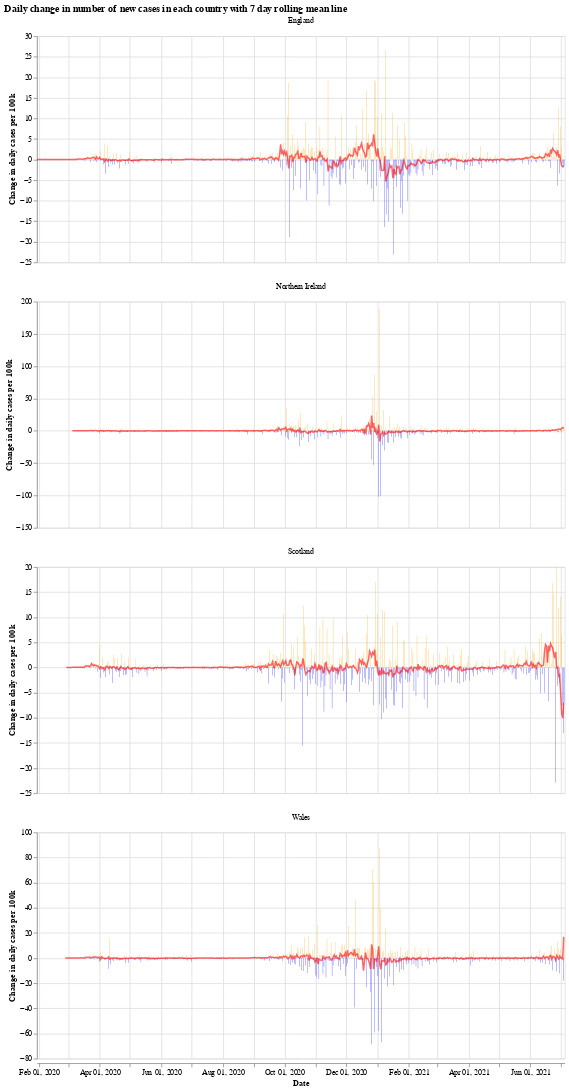

Notebook code for this chart:
### Markdown cell above
We will use the Python library `Altair` for visualising the data, see the [altair docs](https://altair-viz.github.io/) for more information.

First we have a graph which shows the daily change in the number of new cases for each country. This number jumps up and down all over the place, which is likely due to delay in reporting of new cases over the weekend. Another interesting thing is that it looks like the daily cases in Wales experienced a much shorter period of calm over the summer (calm in the sense of daily cases not jumping up and down).

The orange bars are days when the number of new cases (per 100k population) was more than the previous day, while the blue are days when the number of new cases dropped. The red line is the 7 day moving average. 

When the moving average line is below 0, it means that there is a consistent drop in new cases. We can see this clearly happening around the times that lockdowns were introduced (though, to varying degrees). I will update the graphs soon with a marker of when each lockdown started.

### Code cell
# collapse
import altair as alt

bars = alt.Chart(uk_cases).mark_bar().encode(
    x=alt.X("yearmonthdate(date):T", axis=alt.Axis(title='Date')),
    y=alt.Y("casesChangeRate:Q", axis=alt.Axis(title='Change in daily cases per 100k')),
    tooltip='casesChange',
    color=alt.condition(
        alt.datum.casesChangeRate > 0,
        alt.value("orange"),  # The positive color
        alt.value("blue")  # The negative color
    )
).properties(title='Daily change in number of new cases with 7 day rolling mean',width=700).interactive()

line = alt.Chart(uk_cases).mark_line(
    color='red',
    size=2,
    opacity=0.6
).transform_window(
    rolling_mean='mean(casesChangeRate)',
    frame=[0, 7],
    groupby=['areaName']
).encode(
    x='yearmonthdate(date):T',
    y='rolling_mean:Q'
)

alt.layer(bars, line, data=uk_cases).facet(alt.Column(
    'areaName', title=''), columns=1).resolve_scale(y='independent').properties(title='Daily change in number of new cases in each country with 7 day rolling mean line')

### Figure 1 — Vega-Lite specification as saved in the notebook (floating-point values rounded to 4 significant figures; data arrays with more than 128 entries replaced by an {"elided": "..."} marker saying what was removed)
{"config": {"view": {"continuousWidth": 400, "continuousHeight": 300}}, "data": {"name": "data-7f7db477eade5f7a542f92e403f4b9aa"}, "facet": {"type": "nominal", "field": "areaName", "title": ""}, "spec": {"layer": [{"mark": "bar", "encoding": {"color": {"condition": {"value": "orange", "test": "(datum.casesChangeRate > 0)"}, "value": "blue"}, "tooltip": {"type": "quantitative", "field": "casesChange"}, "x": {"type": "temporal", "axis": {"title": "Date"}, "field": "date", "timeUnit": "yearmonthdate"}, "y": {"type": "quantitative", "axis": {"title": "Change in daily cases per 100k"}, "field": "casesChangeRate"}}, "selection": {"selector001": {"type": "interval", "bind": "scales", "encodings": ["x", "y"]}}, "title": "Daily change in number of new cases with 7 day rolling mean", "width": 700}, {"mark": {"type": "line", "color": "red", "opacity": 0.6, "size": 2}, "encoding": {"x": {"type": "temporal", "field": "date", "timeUnit": "yearmonthdate"}, "y": {"type": "quantitative", "field": "rolling_mean"}}, "transform": [{"window": [{"op": "mean", "field": "casesChangeRate", "as": "rolling_mean"}], "frame": [0, 7], "groupby": ["areaName"]}]}]}, "columns": 1, "resolve": {"scale": {"y": "independent"}}, "title": "Daily change in number of new cases in each country with 7 day rolling mean line", "$schema": "https://vega.github.io/schema/vega-lite/v4.8.1.json", "datasets": {"data-7f7db477eade5f7a542f92e403f4b9aa": {"elided": "1996 records"}}}
